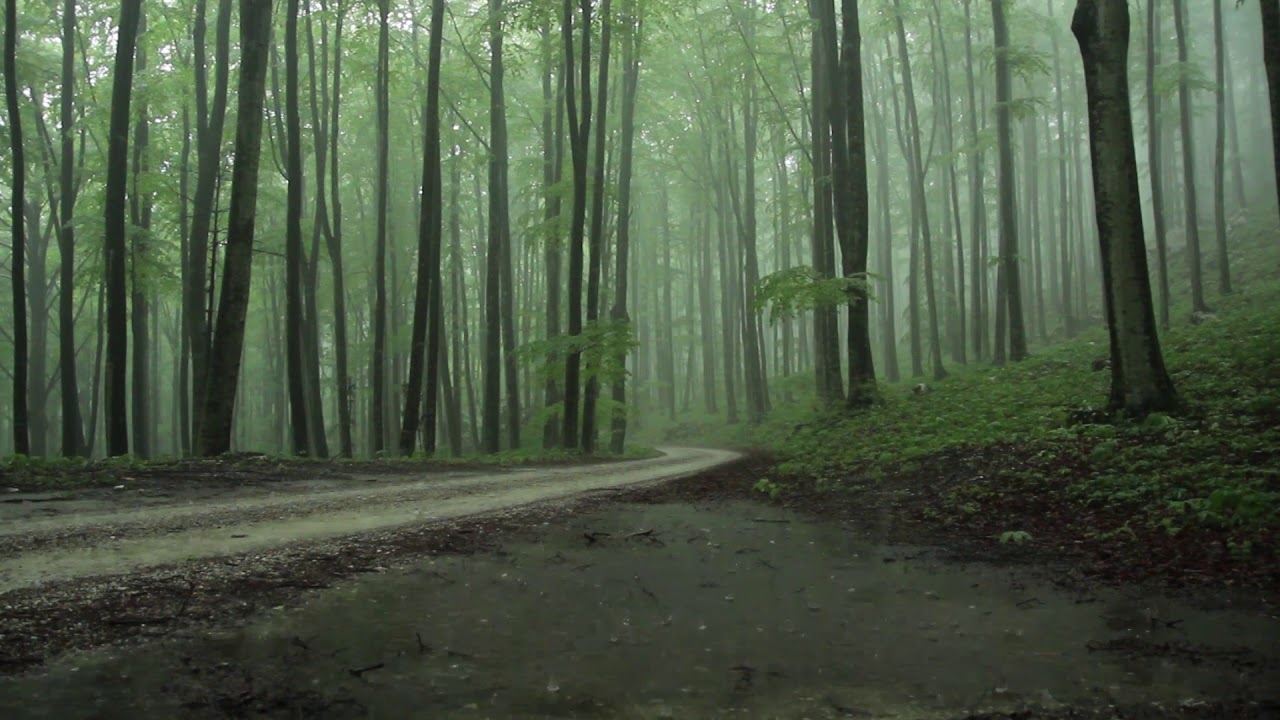
#> input picture data/1.jpg, 1280 x 720 px, found by its file name
$ python -i dehaze.py   (imports and definitions only)   (older library calls are emulated)
#> lines starting #> are read from the running program, lines starting #| are printed output that depends on the picture
import cv2
import os
import sys
from PIL import Image
import numpy as np
import picture
import math

root_dir = "."
data_dir = os.path.join(root_dir,'data')

# [53 lines left out: functions dehaze, get_dark_channel, get_atmosphere_coeff, not called in this run]


def get_laplacian(f):
#> called with f = 'data/1.jpg'
    ddepth = cv2.CV_16S
    kernel_size = 3
    tmp_img = cv2.imread(os.path.join(data_dir,f),-1)
#> tmp_img is the input picture: shape (720, 1280, 3); mean B, G, R 69.1, 89.2, 75.8
    # Remove noise by blurring with a Gaussian filter
    tmp_img = cv2.GaussianBlur(tmp_img, (3, 3), 0)

    tmp_img_gray = cv2.cvtColor(tmp_img, cv2.COLOR_BGR2GRAY)
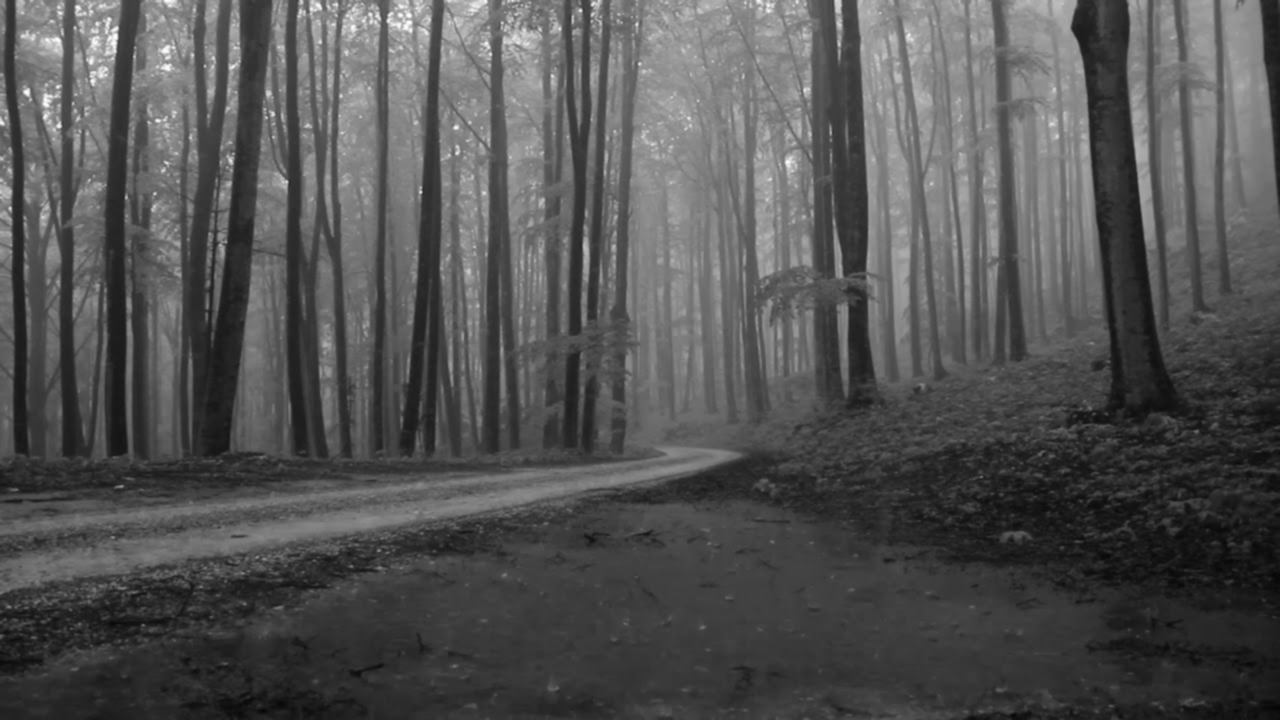
#> tmp_img_gray: shape (720, 1280); min 6, max 253, mean 82.9
#> (the run stopped early here; a loop or call above may not have finished)

$ run again, on data/2.jpg
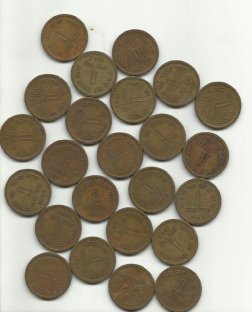
#> input picture data/2.jpg, 252 x 312 px, found by its file name
#> in get_laplacian, tmp_img is the input picture: shape (312, 252, 3); mean B, G, R 136.3, 153.2, 161.4
#> in get_laplacian, `tmp_img_gray = cv2.cvtColor(tmp_img, cv2.COLOR_BGR2GRAY)`:
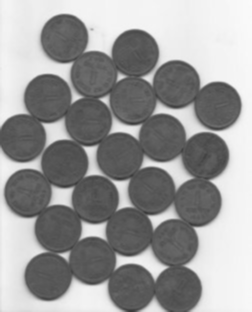
#> tmp_img_gray: shape (312, 252); min 56, max 251, mean 153.7
